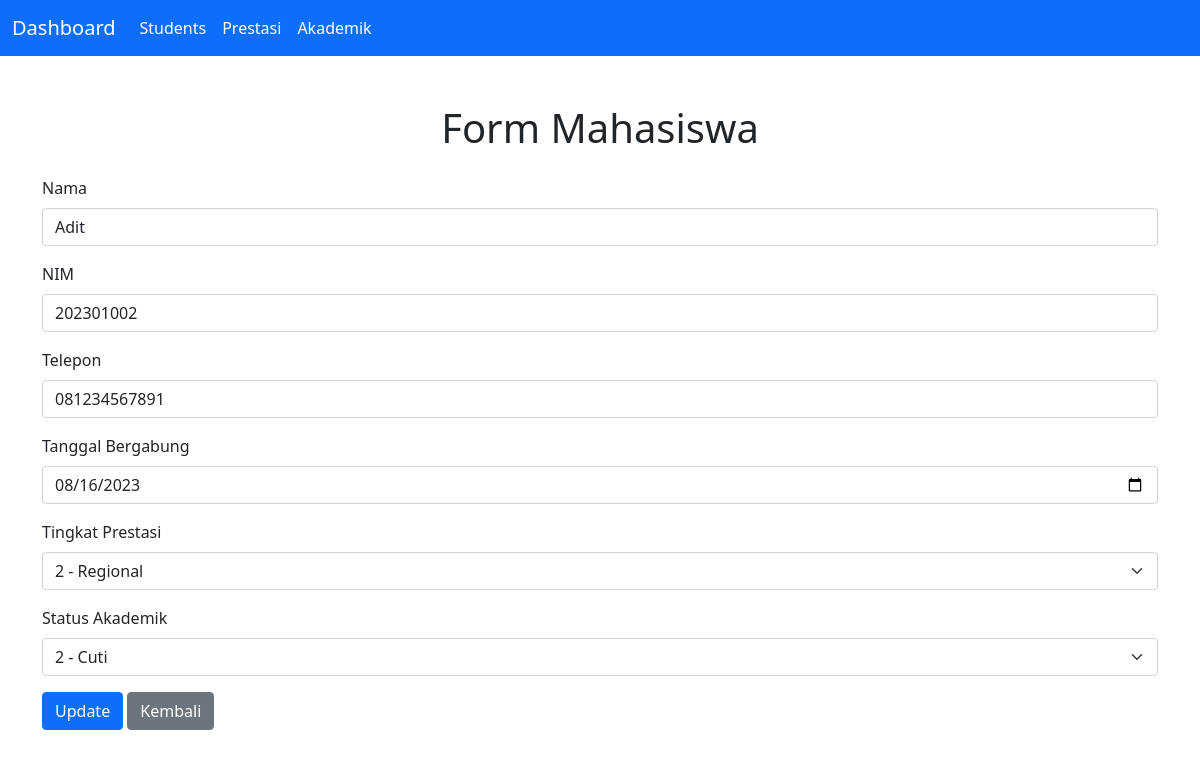
Screenshot of /tp_mvc/students.php?action=edit&id=2 with the database file from the repository.
### tables this page shows
CREATE TABLE `students` (
  `name` varchar(255) NOT NULL,
  `nim` varchar(255) NOT NULL,
  `phone` varchar(255) NOT NULL,
  `join_date` date NOT NULL,
  `id` int NOT NULL,
  `id_prestasi` int NOT NULL,
  `id_akademik` int NOT NULL
);

CREATE TABLE `prestasi` (
  `id_prestasi` int NOT NULL,
  `tingkat_prestasi` varchar(255) NOT NULL
);

CREATE TABLE `akademik` (
  `id_akademik` int NOT NULL,
  `status_akademik` varchar(255) NOT NULL
);

### tp_mvc/models/Students.class.php (called while the page is built, shortened)
<?php
include_once("models/DB.class.php");
class Students extends DB
{
    function getById($id)
    {
        $query = "SELECT * FROM students WHERE id = '$id'";
        return $this->execute($query);
    }
    public function getPrestasiOptions()
    {
        $query = "SELECT id_prestasi, tingkat_prestasi FROM prestasi";
        return $this->execute($query);
    }
    public function getAkademikOptions()
    {
        $query = "SELECT id_akademik, status_akademik FROM akademik";
        return $this->execute($query);
    }
}

### tp_mvc/models/DB.class.php (called while the page is built, shortened)
<?php
class DB {
    private $host;
    private $user;
    private $pass;
    private $dbname;
    private $conn;
    function __construct($host, $user, $pass, $name) {
        $this->host = $host;
        $this->user = $user;
        $this->pass = $pass;
        $this->dbname = $name;
    }
    function open() {
        $this->conn = new mysqli($this->host, $this->user, $this->pass, $this->dbname);
    }
    function execute($query) {
        return $this->conn->query($query);
    }
    function fetch($result) {
        return $result->fetch_assoc();
    }
}

### tp_mvc/controllers/students.controller.php (called while the page is built, shortened)
<?php
include_once("conf.php");
include_once("models/DB.class.php");
include_once("models/Students.class.php");
include_once("views/Students.view.php");
class StudentsController
{
    private $students;
    function __construct()
    {
        $this->students = new Students(Conf::$db_host, Conf::$db_user, Conf::$db_pass, Conf::$db_name);
    }
    function edit($id)
    {
        $this->students->open();
        $result = $this->students->getById($id);
        $data = $this->students->fetch($result);
        $view = new StudentsView();
        $view->renderForm($data);
    }
}

### tp_mvc/views/Students.view.php (the view, shortened to what this page needs)
<?php
include_once("views/Template.class.php");
class StudentsView
{
    private $students;
    public function __construct()
    {
        $this->students = new Students(Conf::$db_host, Conf::$db_user, Conf::$db_pass, Conf::$db_name);
    }
    public function renderForm($data = null)
    {
        $this->students->open();
        $prestasiResult = $this->students->getPrestasiOptions();
        $prestasiOptions = '';
        while ($row = $this->students->fetch($prestasiResult)) {
            $selected = ($data && $data['id_prestasi'] == $row['id_prestasi']) ? 'selected' : '';
            $prestasiOptions .= "<option value='{$row['id_prestasi']}' $selected>{$row['id_prestasi']} - {$row['tingkat_prestasi']}</option>";
        }
        $akademikResult = $this->students->getAkademikOptions();
        $akademikOptions = '';
        while ($row = $this->students->fetch($akademikResult)) {
            $selected = ($data && $data['id_akademik'] == $row['id_akademik']) ? 'selected' : '';
            $akademikOptions .= "<option value='{$row['id_akademik']}' $selected>{$row['id_akademik']} - {$row['status_akademik']}</option>";
        }
    }
}

### tp_mvc/views/Template.class.php (shortened to what this page needs)
<?php
class Template
{
    private $content = '';
    public function __construct($filename = '')
    {
        $this->content = file_exists($filename) ? file_get_contents($filename) : '';
    }
    public function clear()
    {
        $this->content = preg_replace("/DATA_[A-Z_0-9]+/", "", $this->content);
    }
    public function write()
    {
        echo $this->content;
    }
    public function replace($placeholder = '', $value = '')
    {
        $this->content = str_replace($placeholder, $value, $this->content);
    }
}

### rows the page displays
students: name "Adit", nim "202301002", phone "081234567891", join_date "08/16/2023"
prestasi: id_prestasi "2 - Regional"
akademik: id_akademik "2 - Cuti"
